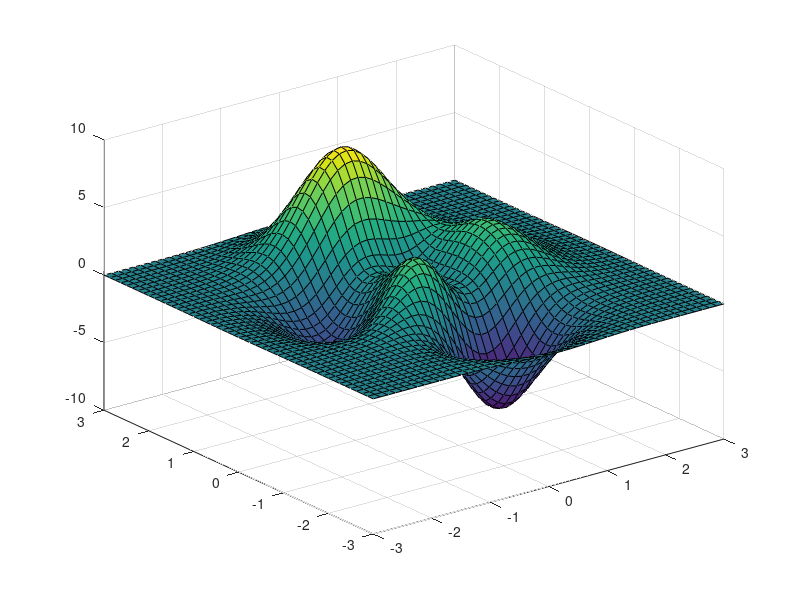

MATLAB code to generate this figure: (Note: this script raises an error after producing the figure.)
% 创建一个3D曲面图
[X,Y,Z] = peaks;
figure,surf(X,Y,Z)


% texzlabel('z_{label}',15)
% 设置带有复杂LaTeX公式的Z轴标签
texzlabel('\frac{a_{1}}{a_{2}} = \sqrt{b_{1}^{n}}', 25)

